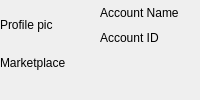
         <widget class="QWidget" name="profile">
          <layout class="QGridLayout" name="gridLayout_6">
           <property name="leftMargin">
            <number>0</number>
           </property>
           <property name="topMargin">
            <number>0</number>
           </property>
           <property name="rightMargin">
            <number>0</number>
           </property>
           <property name="bottomMargin">
            <number>0</number>
           </property>
           <property name="spacing">
            <number>0</number>
           </property>
           <item row="0" column="1">
            <widget class="QWidget" name="widget_41" native="true">
             <layout class="QGridLayout" name="gridLayout_62">
              <property name="leftMargin">
               <number>0</number>
              </property>
              <property name="topMargin">
               <number>0</number>
              </property>
              <property name="rightMargin">
               <number>0</number>
              </property>
              <property name="bottomMargin">
               <number>0</number>
              </property>
              <property name="spacing">
               <number>0</number>
              </property>
              <item row="0" column="0">
               <widget class="QWidget" name="widget_42" native="true">
                <property name="maximumSize">
                 <size>
                  <width>16777215</width>
                  <height>100</height>
                 </size>
                </property>
                <layout class="QGridLayout" name="gridLayout_58">
                 <property name="leftMargin">
                  <number>0</number>
                 </property>
                 <property name="topMargin">
                  <number>0</number>
                 </property>
                 <property name="rightMargin">
                  <number>0</number>
                 </property>
                 <property name="bottomMargin">
                  <number>0</number>
                 </property>
                 <property name="spacing">
                  <number>0</number>
                 </property>
                 <item row="0" column="0">
                  <widget class="QWidget" name="widget_43" native="true">
                   <layout class="QGridLayout" name="gridLayout_56">
                    <property name="leftMargin">
                     <number>0</number>
                    </property>
                    <property name="topMargin">
                     <number>0</number>
                    </property>
                    <property name="rightMargin">
                     <number>0</number>
                    </property>
                    <property name="bottomMargin">
                     <number>0</number>
                    </property>
                    <property name="spacing">
                     <number>0</number>
                    </property>
                    <item row="0" column="0">
                     <widget class="QLabel" name="label_8">
                      <property name="text">
                       <string>Profile pic</string>
                      </property>
                     </widget>
                    </item>
                   </layout>
                  </widget>
                 </item>
                 <item row="0" column="1">
                  <widget class="QWidget" name="widget_44" native="true">
                   <layout class="QGridLayout" name="gridLayout_57">
                    <property name="leftMargin">
                     <number>0</number>
                    </property>
                    <property name="topMargin">
                     <number>0</number>
                    </property>
                    <property name="rightMargin">
                     <number>0</number>
                    </property>
                    <property name="bottomMargin">
                     <number>0</number>
                    </property>
                    <property name="spacing">
                     <number>0</number>
                    </property>
                    <item row="0" column="0">
                     <widget class="QLabel" name="label_23">
                      <property name="text">
                       <string>Account Name</string>
                      </property>
                     </widget>
                    </item>
                    <item row="1" column="0">
                     <widget class="QLabel" name="label_24">
                      <property name="text">
                       <string>Account ID</string>
                      </property>
                     </widget>
                    </item>
                   </layout>
                  </widget>
                 </item>
                </layout>
               </widget>
              </item>
              <item row="1" column="0">
               <widget class="QWidget" name="widget_45" native="true">
                <layout class="QGridLayout" name="gridLayout_61">
                 <property name="leftMargin">
                  <number>0</number>
                 </property>
                 <property name="topMargin">
                  <number>0</number>
                 </property>
                 <property name="rightMargin">
                  <number>0</number>
                 </property>
                 <property name="bottomMargin">
                  <number>0</number>
                 </property>
                 <property name="spacing">
                  <number>0</number>
                 </property>
                 <item row="0" column="0">
                  <widget class="QWidget" name="widget_46" native="true">
                   <property name="maximumSize">
                    <size>
                     <width>16777215</width>
                     <height>40</height>
                    </size>
                   </property>
                   <layout class="QGridLayout" name="gridLayout_59">
                    <property name="leftMargin">
                     <number>0</number>
                    </property>
                    <property name="topMargin">
                     <number>0</number>
                    </property>
                    <property name="rightMargin">
                     <number>0</number>
                    </property>
                    <property name="bottomMargin">
                     <number>0</number>
                    </property>
                    <property name="spacing">
                     <number>0</number>
                    </property>
                    <item row="0" column="0">
                     <widget class="QLabel" name="label_25">
                      <property name="text">
                       <string>Marketplace</string>
                      </property>
                     </widget>
                    </item>
                   </layout>
                  </widget>
                 </item>
                 <item row="1" column="0">
                  <widget class="QWidget" name="widget_47" native="true">
                   <layout class="QGridLayout" name="gridLayout_60">
                    <property name="leftMargin">
                     <number>0</number>
                    </property>
                    <property name="topMargin">
                     <number>0</number>
                    </property>
                    <property name="rightMargin">
                     <number>0</number>
                    </property>
                    <property name="bottomMargin">
                     <number>0</number>
                    </property>
                    <property name="spacing">
                     <number>0</number>
                    </property>
                    <item row="0" column="0">
                     <widget class="QWidget" name="sellingList" native="true"/>
                    </item>
                   </layout>
                  </widget>
                 </item>
                </layout>
               </widget>
              </item>
             </layout>
            </widget>
           </item>
          </layout>
         </widget>
